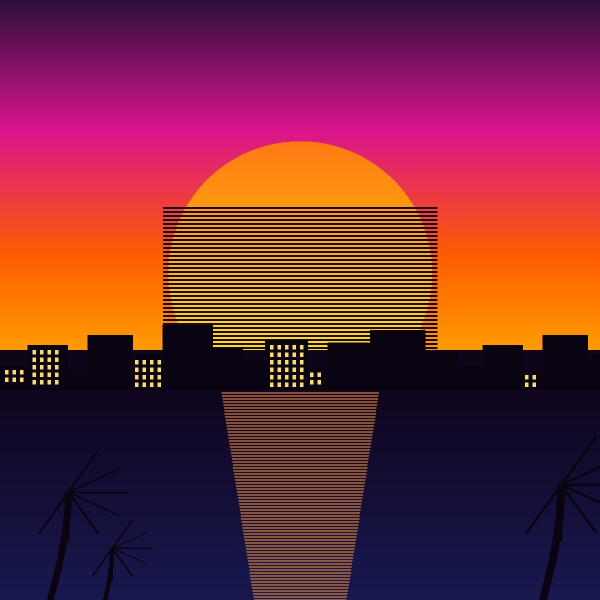
#> input picture app/samples/boulevard.jpg, 1200 x 1200 px (shown at 1/2 size)
$ python render_screenshots.py
#> lines starting #> are read from the running program, lines starting #| are printed output that depends on the picture
import math
from PIL import Image, ImageDraw, ImageFont

def draw_cover(width, height, layout, grade, caption, tagline, photo_img):
    img = Image.new("RGB", (width, height), (0, 0, 0))
    draw = ImageDraw.Draw(img)

    # Panels layout
    panels = get_panels(layout, width, height)
    gutter = max(4, round(width * 0.008))

    for i, p in enumerate(panels):
        bx = p['x'] + gutter // 2
        by = p['y'] + gutter // 2
        bw = p['w'] - gutter
        bh = p['h'] - gutter

        # Paste photo resized & cropped to cover
        if photo_img:
            pw, ph = photo_img.size
            p_aspect = bw / bh
            img_aspect = pw / ph
            if img_aspect > p_aspect:
                rh = bh
                rw = int(bh * img_aspect)
                resized = photo_img.resize((rw, rh), Image.Resampling.LANCZOS)
                px_offset = (rw - bw) // 2
                cropped = resized.crop((px_offset, 0, px_offset + bw, bh))
            else:
                rw = bw
                rh = int(bw / img_aspect)
                resized = photo_img.resize((rw, rh), Image.Resampling.LANCZOS)
                py_offset = (rh - bh) // 2
                cropped = resized.crop((0, py_offset, rw, py_offset + bh))
            img.paste(cropped, (bx, by))

        # Grade tint overlay
        overlay = Image.new("RGBA", (bw, bh), (0, 0, 0, 0))
        odraw = ImageDraw.Draw(overlay)
        if grade == 'neon-night':
            odraw.rectangle([0, 0, bw, bh], fill=(0, 240, 255, 50))
        elif grade == 'vice-gold':
            odraw.rectangle([0, 0, bw, bh], fill=(245, 158, 11, 50))
        else:
            odraw.rectangle([0, 0, bw, bh], fill=(255, 94, 0, 50))
        img.paste(Image.alpha_composite(img.crop((bx, by, bx+bw, by+bh)).convert("RGBA"), overlay).convert("RGB"), (bx, by))

    # Vignette
    for y in range(height):
        for x in range(width):
            pass # simplified vignette via box or filter if needed

    # Lettering
    try:
        font_path = "app/fonts/Anton-Regular.ttf"
        is_landscape = width >= height
        font_size = round(width * (0.085 if is_landscape else 0.095))
        font = ImageFont.truetype(font_path, font_size)
    except:
        font = ImageFont.load_default()

    x = round(width * 0.06)
    y = round(height * 0.85) if not tagline else round(height * 0.82)

    text_color = (255, 251, 235)
    if grade == 'neon-night': text_color = (224, 242, 254)
    elif grade == 'vice-gold': text_color = (254, 243, 199)

    # Outline & text
    draw.text((x-3, y), caption, font=font, fill=(0, 0, 0))
    draw.text((x+3, y), caption, font=font, fill=(0, 0, 0))
    draw.text((x, y-3), caption, font=font, fill=(0, 0, 0))
    draw.text((x, y+3), caption, font=font, fill=(0, 0, 0))
    draw.text((x, y), caption, font=font, fill=text_color)

    if tagline:
        try:
            sub_font = ImageFont.truetype(font_path, round(font_size * 0.35))
        except:
            sub_font = font
        sub_y = y + font_size + 5
        draw.text((x, sub_y), tagline, font=sub_font, fill=(255, 183, 0))

    return img

def get_panels(layout, w, h):
    if layout == 'triptych':
        pw = w // 3
        return [{'x': 0, 'y': 0, 'w': pw, 'h': h}, {'x': pw, 'y': 0, 'w': pw, 'h': h}, {'x': pw*2, 'y': 0, 'w': w - pw*2, 'h': h}]
    elif layout == 'quad':
        pw, ph = w // 2, h // 2
        return [{'x': 0, 'y': 0, 'w': pw, 'h': ph}, {'x': pw, 'y': 0, 'w': w - pw, 'h': ph}, {'x': 0, 'y': ph, 'w': pw, 'h': h - ph}, {'x': pw, 'y': ph, 'w': w - pw, 'h': h - ph}]
    elif layout == 'portrait-stack':
        top_h = int(h * 0.58)
        half_w = w // 2
        return [{'x': 0, 'y': 0, 'w': w, 'h': top_h}, {'x': 0, 'y': top_h, 'w': half_w, 'h': h - top_h}, {'x': half_w, 'y': top_h, 'w': w - half_w, 'h': h - top_h}]
    else:
        left_w = int(w * 0.58)
        half_h = h // 2
        return [{'x': 0, 'y': 0, 'w': left_w, 'h': h}, {'x': left_w, 'y': 0, 'w': w - left_w, 'h': half_h}, {'x': left_w, 'y': half_h, 'w': w - left_w, 'h': h - half_h}]

# Load sample photo
sample_img = Image.open("app/samples/boulevard.jpg")
#> sample_img is the input picture: PIL image 1200x1200 RGB; mean R, G, B 117.6, 43.7, 56.5

# 1. 1-cover.jpg (Landscape 1920x1080 -> scaled to 1280x720)
c1 = draw_cover(1920, 1080, 'hero-2', 'sunset', 'VICE SUNSET', 'PARADISE LOST', sample_img)
#> in draw_cover, `img = Image.new("RGB", (width, height), (0, 0, 0))`: img: PIL image 1920x1080 RGB; every value is 0
#> after the loop in draw_cover, `for i, p in enumerate(panels):`:
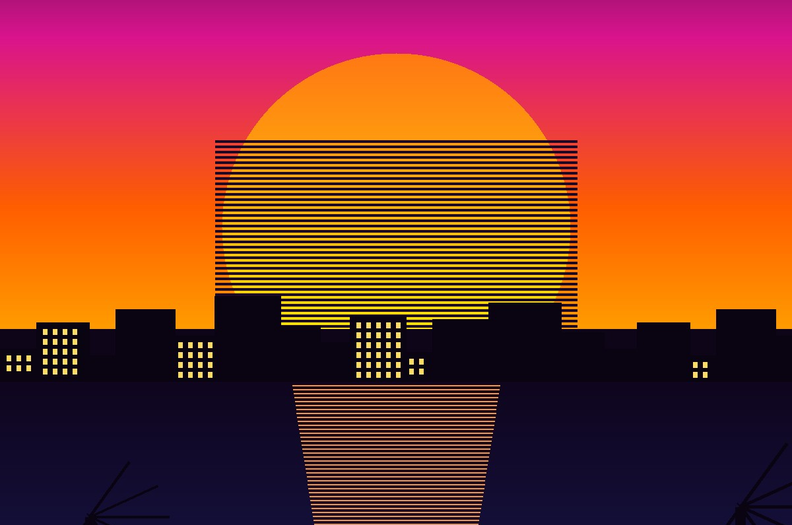
#> cropped: PIL image 792x525 RGB; mean R, G, B 139.9, 55.3, 46.1
c1 = c1.resize((1280, 720), Image.Resampling.LANCZOS)
#> c1: PIL image 1280x720 RGB
c1.save("screenshots/1-cover.jpg", "JPEG", quality=85)

# 3. 3-cover.jpg (Portrait 1080x1350 -> scaled to 1024x1280)
c3 = draw_cover(1080, 1350, 'portrait-stack', 'neon-night', 'VICE NIGHTS', 'ELECTRIC DREAMS', sample_img)
#> call 2 of draw_cover, with width = 1080, height = 1350, layout = 'portrait-stack', grade = 'neon-night', caption = 'VICE NIGHTS', tagline = 'ELECTRIC DREAMS'
#> in draw_cover (call 2), `img = Image.new("RGB", (width, height), (0, 0, 0))`: img: PIL image 1080x1350 RGB; every value is 0
#> after the loop in draw_cover (call 2), `for i, p in enumerate(panels):`:
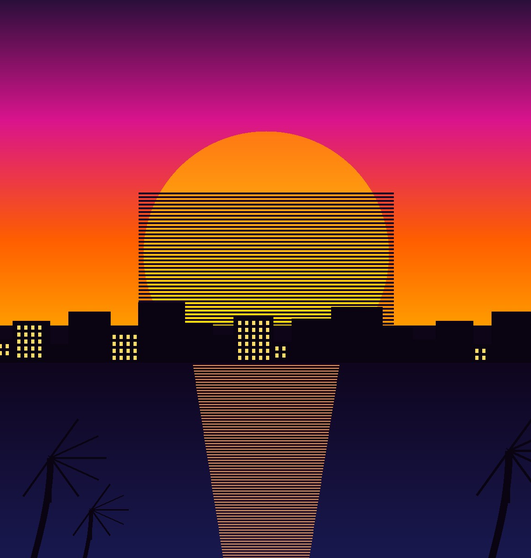
#> cropped: PIL image 531x558 RGB; mean R, G, B 116.8, 44.4, 56.5
#> after the loop in draw_cover (call 2), `for i, p in enumerate(panels):`:
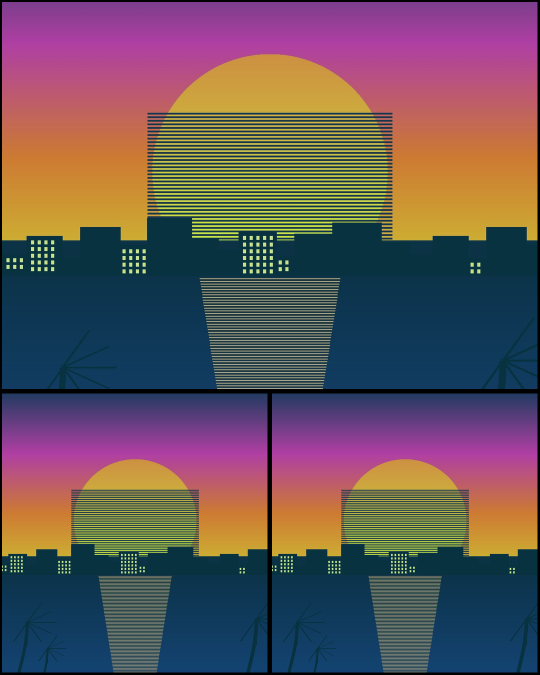
#> img: PIL image 1080x1350 RGB (shown at 1/2 size); mean R, G, B 100.7, 84.4, 89.8
#> after the loop in draw_cover (call 2), `for i, p in enumerate(panels):`:
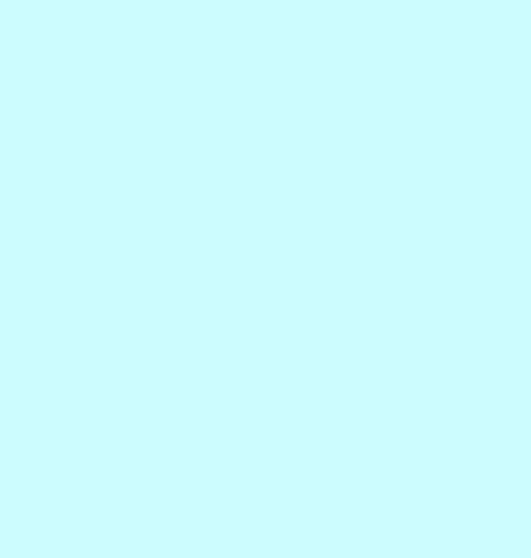
#> overlay: PIL image 531x558 RGBA; mean R, G, B, A 0, 240, 255, 50; transparent parts drawn white
c3 = c3.resize((1024, 1280), Image.Resampling.LANCZOS)
#> c3: PIL image 1024x1280 RGB
c3.save("screenshots/3-cover.jpg", "JPEG", quality=85)

# 4. 4-cover.jpg (Square 1080x1080 -> 1080x1080)
c4 = draw_cover(1080, 1080, 'quad', 'vice-gold', 'GOLDEN VICE', 'MIAMI GOLD RUSH', sample_img)
#> call 3 of draw_cover, with width = 1080, height = 1080, layout = 'quad', grade = 'vice-gold', caption = 'GOLDEN VICE', tagline = 'MIAMI GOLD RUSH'
#> in draw_cover (call 3), `img = Image.new("RGB", (width, height), (0, 0, 0))`: img: PIL image 1080x1080 RGB; every value is 0
#> after the loop in draw_cover (call 3), `for i, p in enumerate(panels):`:
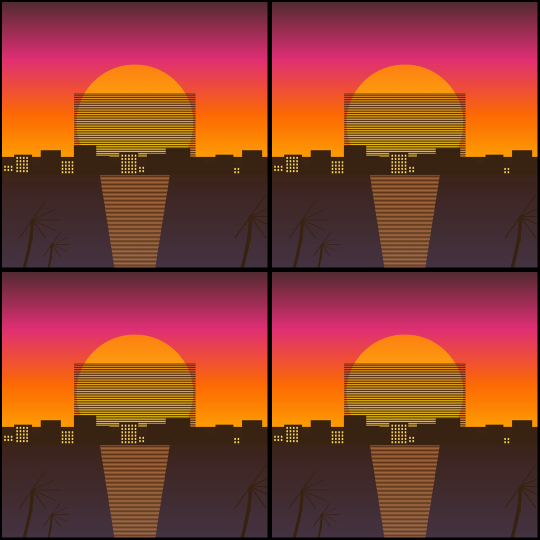
#> img: PIL image 1080x1080 RGB (shown at 1/2 size); mean R, G, B 137.6, 64.2, 46
#> after the loop in draw_cover (call 3), `for i, p in enumerate(panels):`:
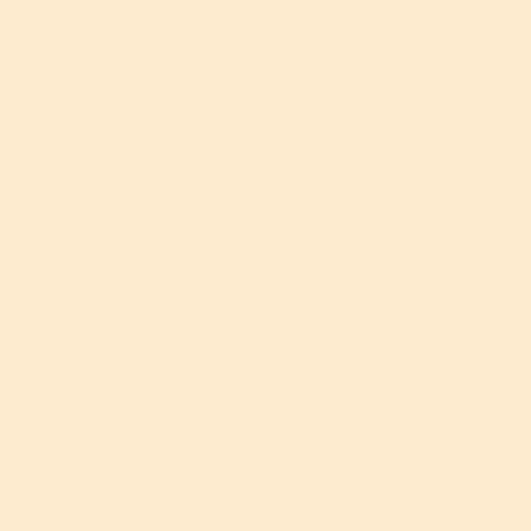
#> overlay: PIL image 531x531 RGBA; mean R, G, B, A 245, 158, 11, 50; transparent parts drawn white
c4.save("screenshots/4-cover.jpg", "JPEG", quality=85)

# 2. 2-editor.jpg (Editor UI mockup 1280x720)
editor_img = Image.new("RGB", (1280, 720), (20, 13, 36))
ed_draw = ImageDraw.Draw(editor_img)
# Sidebar controls background
ed_draw.rectangle([0, 0, 360, 720], fill=(14, 9, 26))
ed_draw.rectangle([360, 0, 361, 720], fill=(43, 23, 71))
# Header
ed_draw.rectangle([0, 0, 1280, 50], fill=(43, 15, 59))
# Canvas preview area in centre
ed_draw.rectangle([420, 80, 1220, 640], fill=(8, 4, 16), outline=(76, 29, 149), width=2)
# Draw mini preview inside editor
mini_prev = sample_img.resize((760, 520), Image.Resampling.LANCZOS)
editor_img.paste(mini_prev, (440, 100))
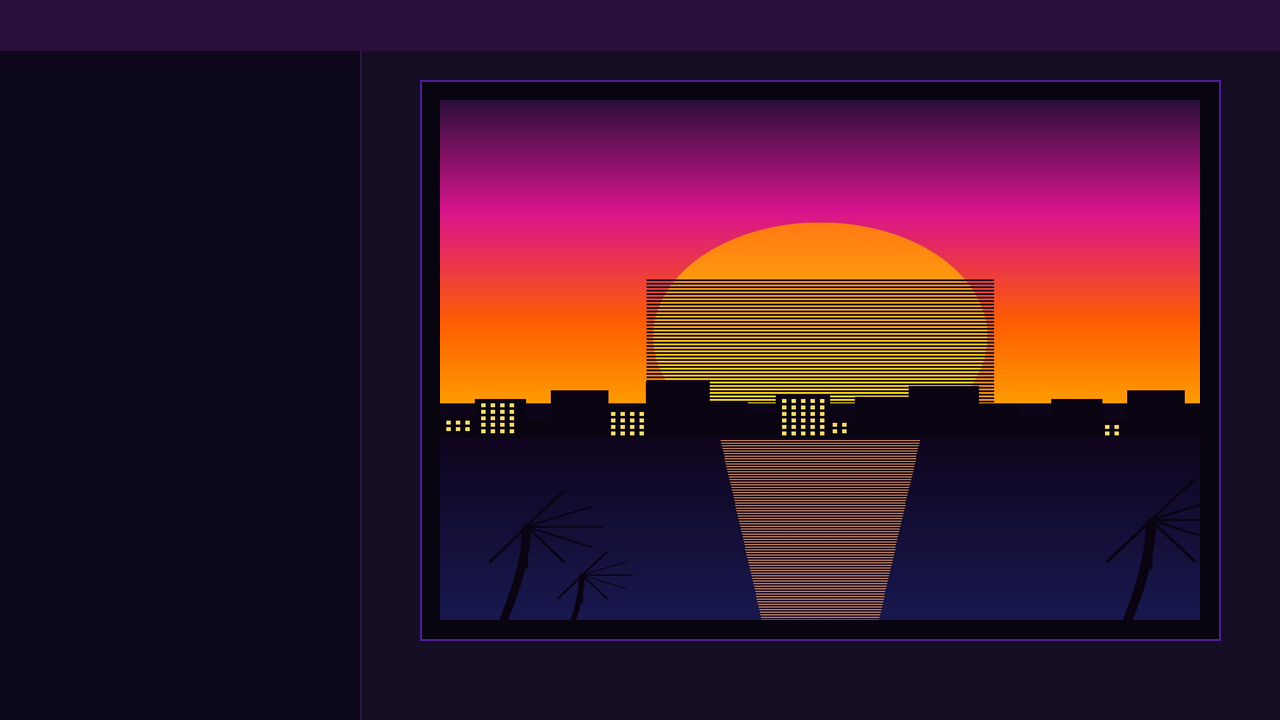
#> editor_img: PIL image 1280x720 RGB; mean R, G, B 61.5, 25.1, 43.5

editor_img.save("screenshots/2-editor.jpg", "JPEG", quality=85)

print("Generated all 4 screenshots successfully!")

$ run again, with app/samples/pier.jpg copied over app/samples/boulevard.jpg
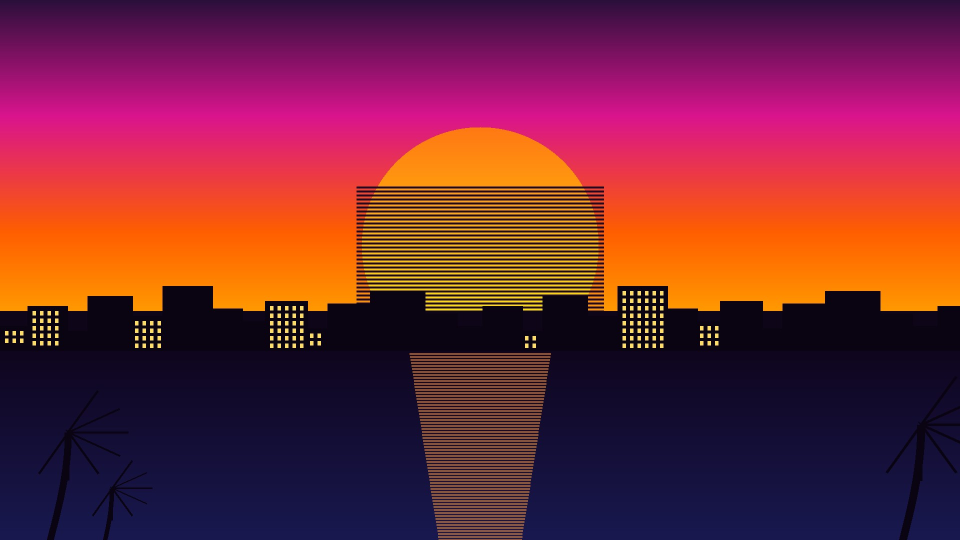
#> input picture app/samples/pier.jpg, 1920 x 1080 px (shown at 1/2 size)
#> sample_img is the input picture: PIL image 1920x1080 RGB; mean R, G, B 117.6, 40.4, 57.4
#> after the loop in draw_cover (call 3), `for i, p in enumerate(panels):`:
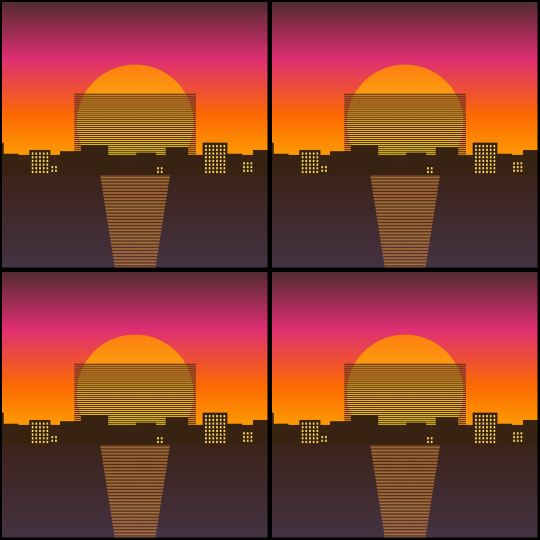
#> img: PIL image 1080x1080 RGB (shown at 1/2 size); mean R, G, B 136.5, 63.7, 47.1
#> `editor_img.paste(mini_prev, (440, 100))`:
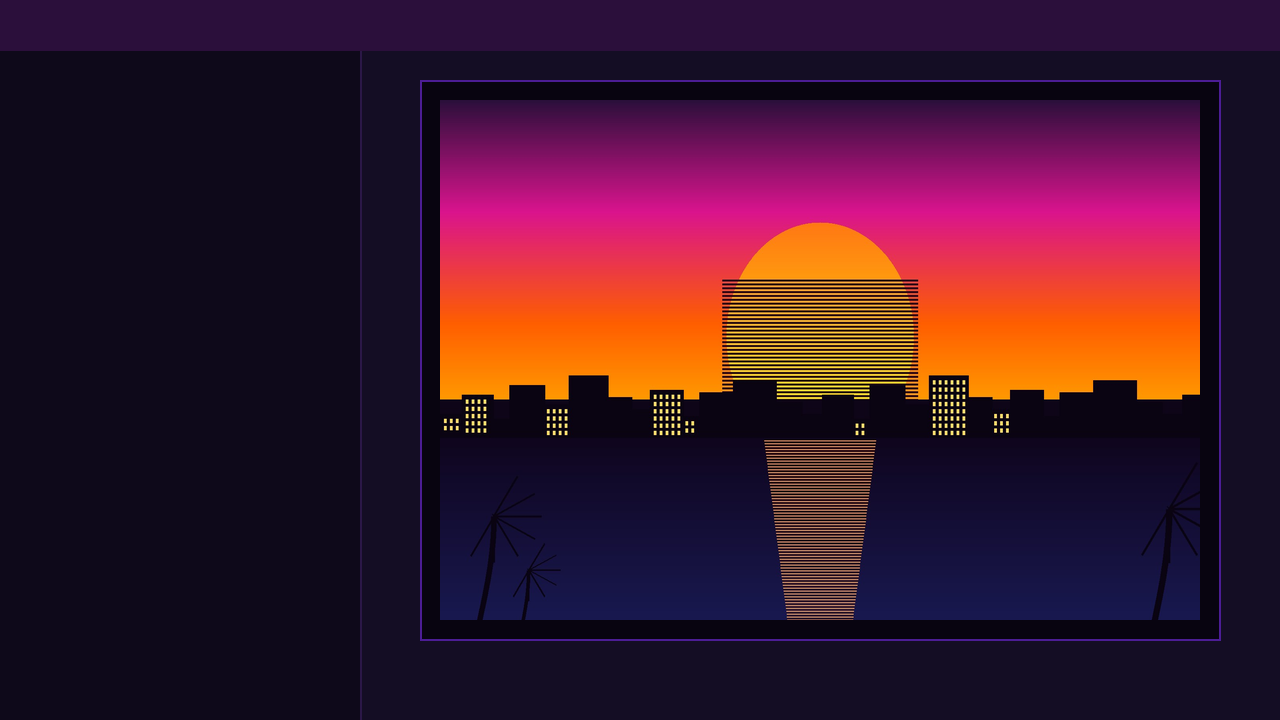
#> editor_img: PIL image 1280x720 RGB; mean R, G, B 61.6, 23.6, 43.9
